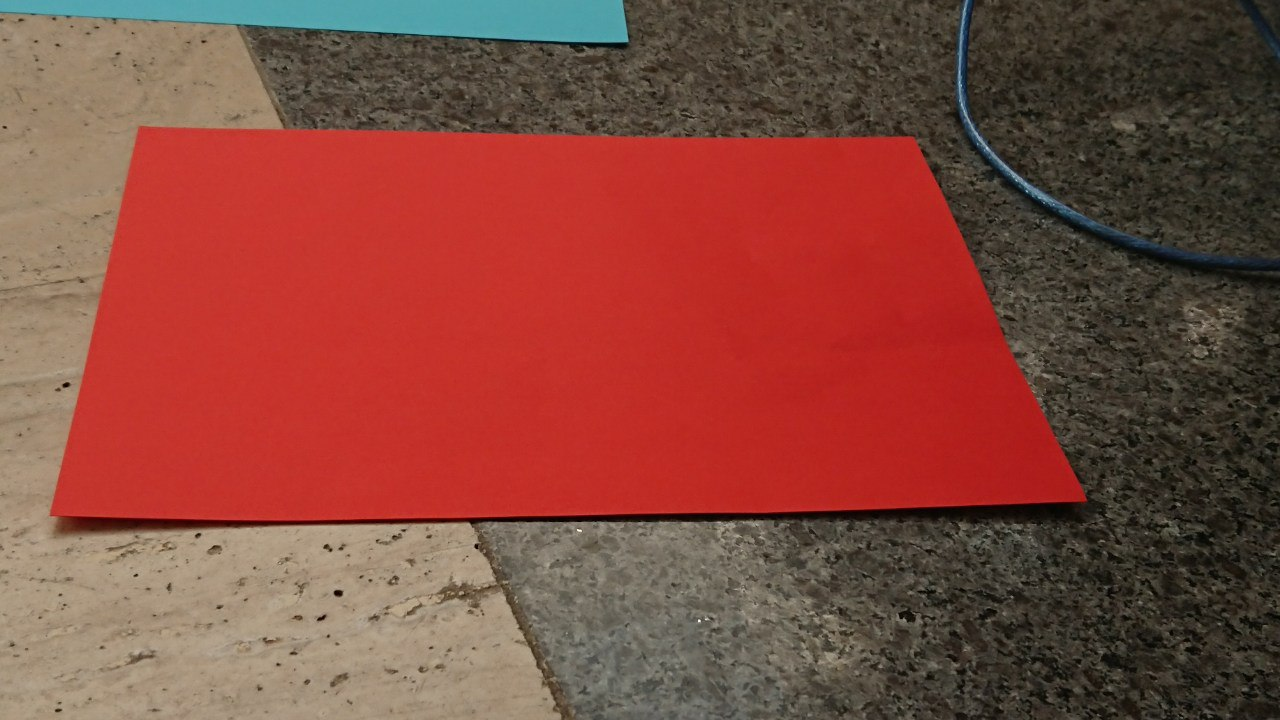
#> input picture resources/kkm-base-photos/red-shadow.jpg, 1280 x 720 px
$ python try.py
#> lines starting #> are read from the running program, lines starting #| are printed output that depends on the picture; after the words box and inside, x2 and y2 are one past the last pixel; in counts of white or black regions, pixels touching at a corner belong together
#> further down, image is the input picture: shape (720, 1280, 3); mean R, G, B 131.7, 72.3, 61.3
#| This image is: <class 'numpy.ndarray'> with dimensions: (720, 1280, 3)
import matplotlib.pyplot as plt
import matplotlib.image as mpimg
import numpy as np
import cv2
# reading in an image

def region_of_interest(img, vertices):
    # Define a blank matrix that matches the image height/width.
    mask = np.zeros_like(img)
    # Retrieve the number of color channels of the image.
    channel_count = img.shape[2]
#> channel_count = 3
    # Create a match color with the same color channel counts.
    match_mask_color = (255,) * channel_count
#> match_mask_color = (255, 255, 255)

    # Fill inside the polygon
    cv2.fillPoly(mask, vertices, match_mask_color)
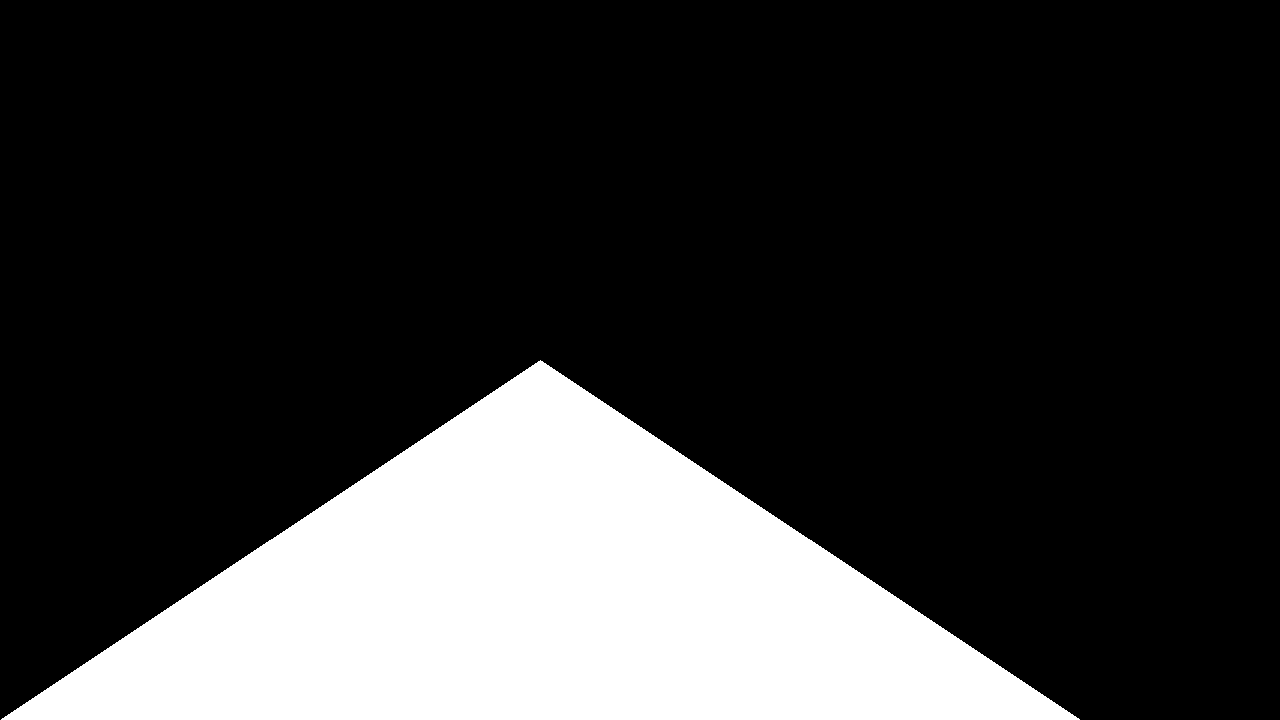
#> mask: shape (720, 1280, 3); 21.1% white; 1 white region, box (x1, y1, x2, y2) and area: (1, 360, 1080, 720) 194580

    # Returning the image only where mask pixels match
    masked_image = cv2.bitwise_and(img, mask)
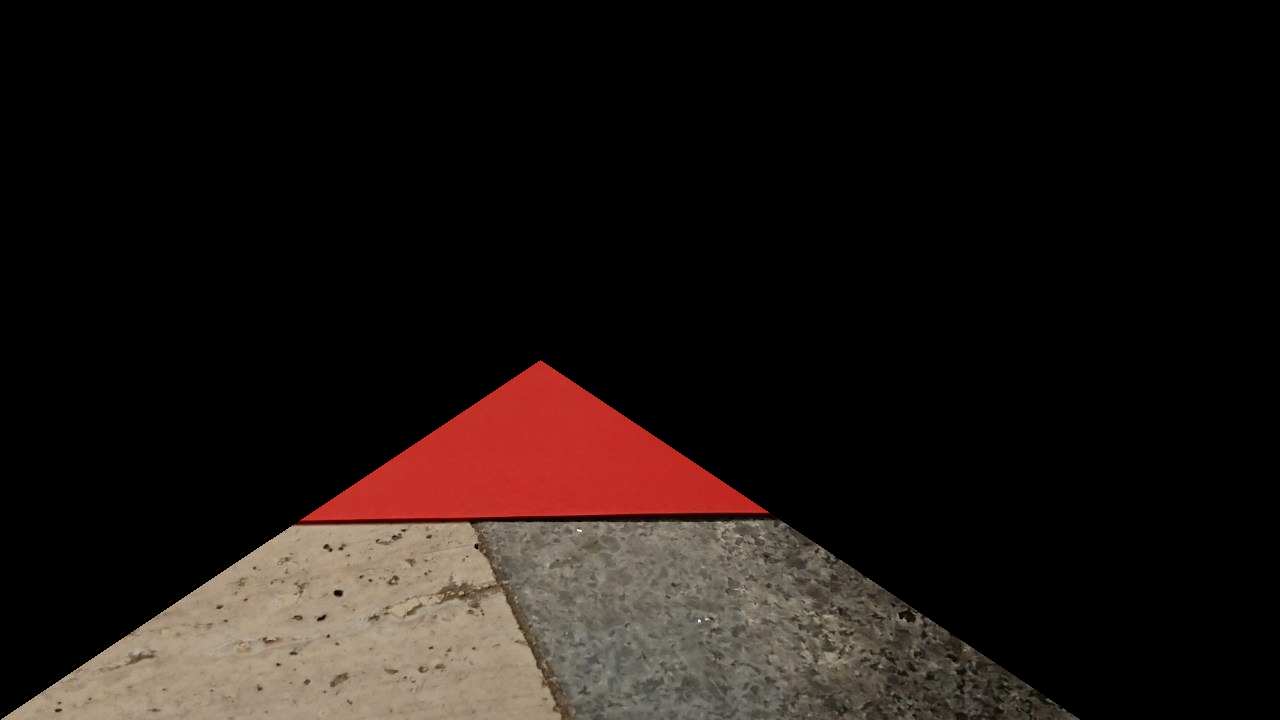
#> masked_image: shape (720, 1280, 3); mean R, G, B 29.7, 21.7, 18.5
    return masked_image

image = mpimg.imread('../../resources/kkm-base-photos/red-shadow.jpg')
# printing out some stats and plotting the image
print('This image is:', type(image), 'with dimensions:', image.shape)
plt.imshow(image)
plt.show()


region_of_interest_vertices = [
    (0, 720),
    (1080 / 2, 720 / 2),
    (1080, 720),
]
#image = mpimg.imread('solidWhiteCurve.jpg')
cropped_image = region_of_interest(
    image,
    np.array([region_of_interest_vertices], np.int32),
)

plt.figure()
plt.imshow(cropped_image)
plt.show()

$ run again, with resources/kkm-base-photos/darkblue-light.jpg copied over resources/kkm-base-photos/red-shadow.jpg
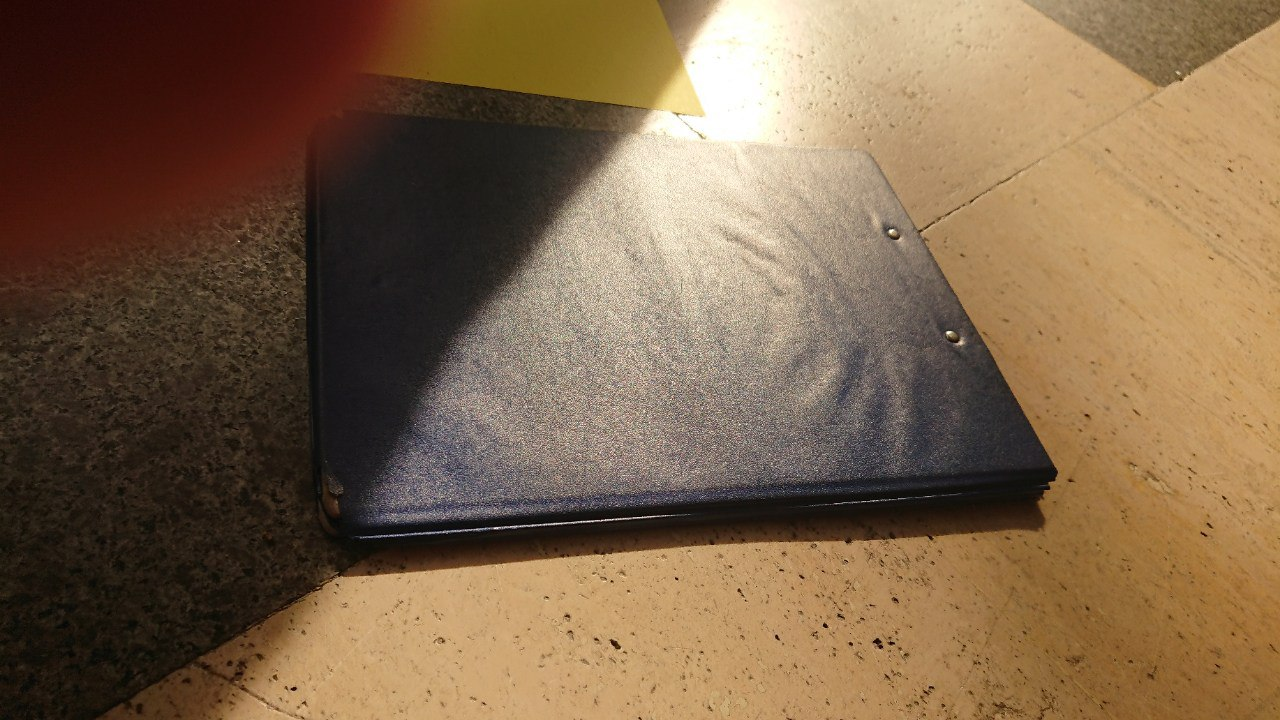
#> input picture resources/kkm-base-photos/darkblue-light.jpg, 1280 x 720 px
#> image is the input picture: shape (720, 1280, 3); mean R, G, B 125.6, 100.5, 73.9
#| This image is: <class 'numpy.ndarray'> with dimensions: (720, 1280, 3)
#> mask: shape (720, 1280, 3); 21.1% white; 1 white region, box (x1, y1, x2, y2) and area: (1, 360, 1080, 720) 194580
#> in region_of_interest, `masked_image = cv2.bitwise_and(img, mask)`:
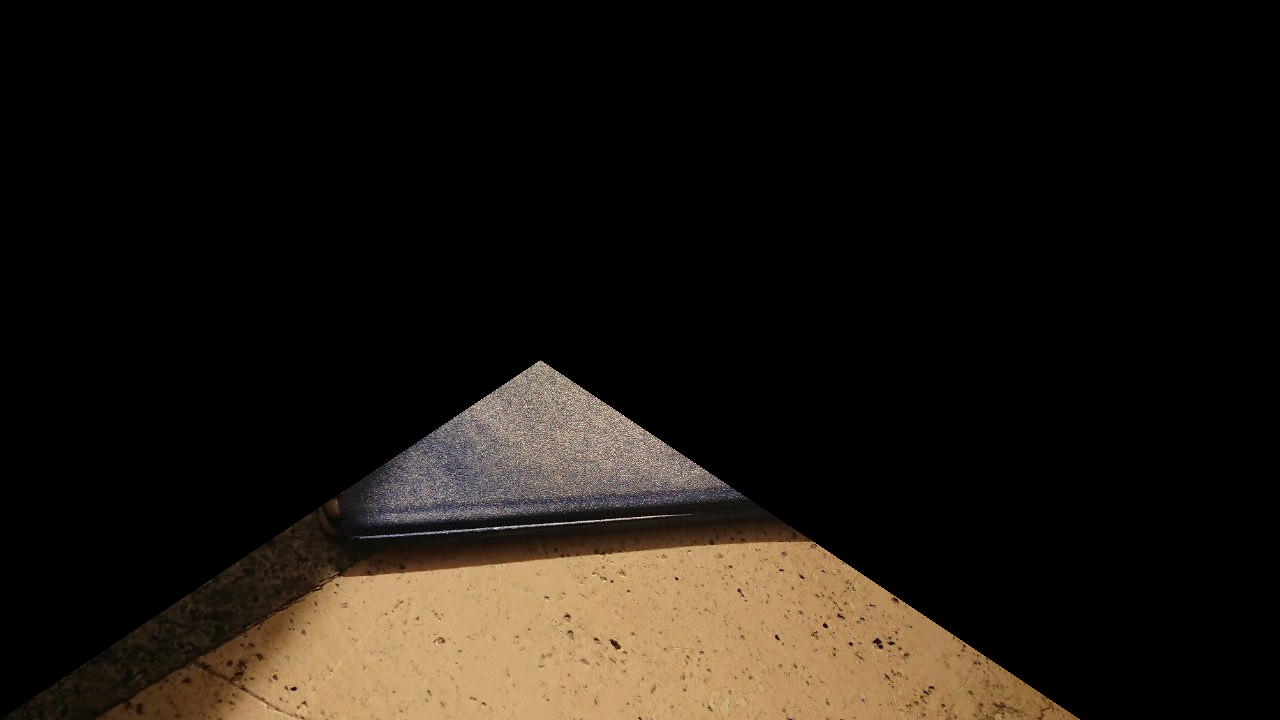
#> masked_image: shape (720, 1280, 3); mean R, G, B 29.8, 24, 17.4
